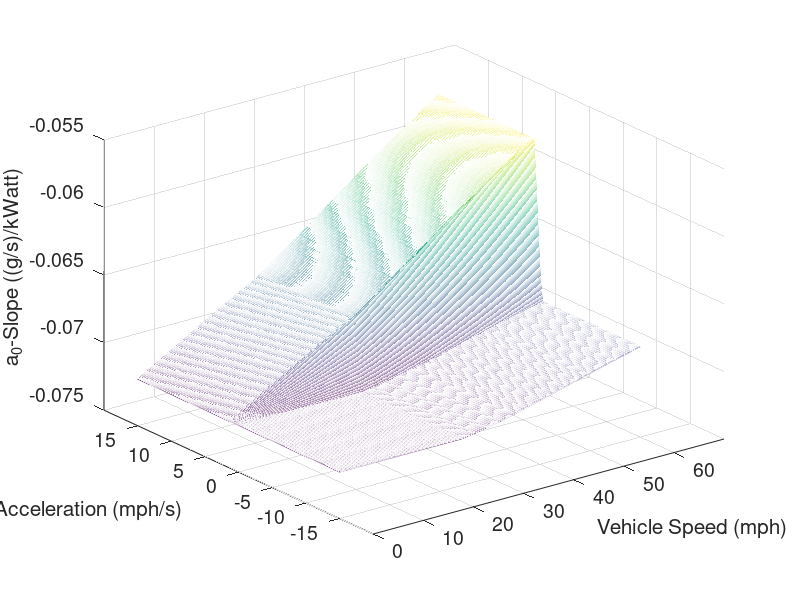
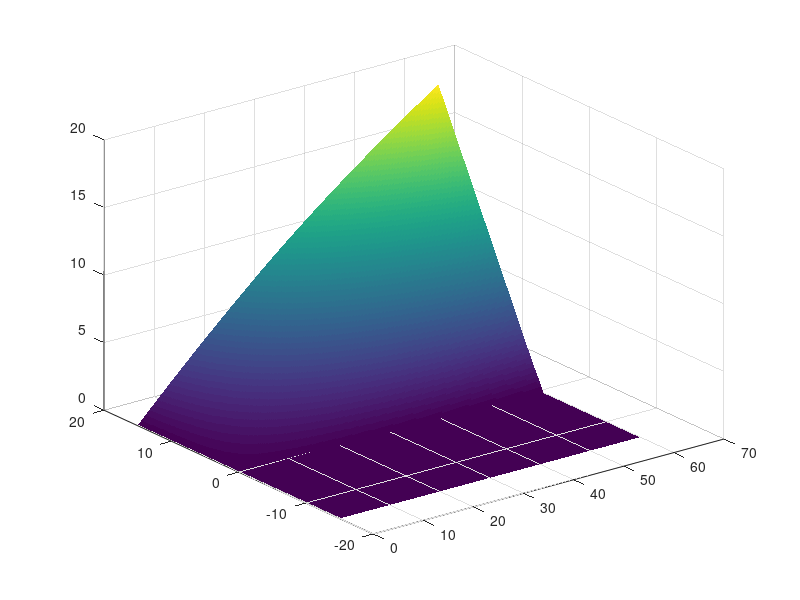

These figures' MATLAB source, in order: (Note: this script raises an error after producing the figures.)
%%
load('Lookup2.mat')
load('lookup_aobo_150623')
figure 
% aoM is multiplied by 1e3 to convert to unit of (g/s)/kWatt from
% (g/s)/Watt
mesh(WvMfig/1.61*3.6*Rtire,AvMfig/1.61*3.6*Rtire,aoMfig*1e3)

set(gca,'fontsize',14)
set(gca,'XTick',[0 10 20 30 40 50 60],'YTick',[-15 -10 -5 0 5 10 15])

xlabel('Vehicle Speed (mph)','fontsize',15)
ylabel('Vehicle Acceleration (mph/s)','fontsize',15)
zlabel('a_0-Slope ((g/s)/kWatt)','fontsize',15)
% axis([0 60 -15 15])

%%
boListFit = boList;
MIN_BO = 0;
boListFit(boListFit < MIN_BO) = MIN_BO;
x = WvMfig/1.61*3.6*Rtire;
y = AvMfig/1.61*3.6*Rtire;
z = boListFit; 
% z = aoList;
%%
deSamp = 5;
% ind = floor(linspace(1, 145, 30));
ind = floor(linspace(165, 301, 30));
% ind = 145:165;
% ind = 165:301;
xxx = x(1:deSamp:end);
yyy = y(ind); % 165:deSamp:end, 101:201, 145:163 121:181
zzz = z(ind, 1:deSamp:end);

zzzz = zzz(1, :);
%%
figure
[yy, xx] = meshgrid(x, y);   
h = surf(yy, xx, z);
set(h,'LineStyle','none')
% colormap jet

%%
wVehList = reshape(xx, [], 1);
aVehList = reshape(yy, [], 1);
a0VehList = reshape(z, [], 1);
%%
% meshgrid x y z
listNum = numel(wVehList);
zFit = [ones(listNum, 1), wVehList, aVehList, wVehList.^2, wVehList.*aVehList, ...
    aVehList.^2, wVehList.^3, wVehList.^2.*aVehList, ];
f = @(x, y) p00 + p10*x + p01*y + p20*x^2 + p11*x*y + p02*y^2 + ...
    p30*x^3 + p21*x^2*y+ p12*x*y^2 + p03*y^3 + p40*x^4 + p31*x^3*y + ...
    p22*x^2*y^2+ p13*x*y^3 + p04*y^4 + p50*x^5 + p41*x^4*y + p32*x^3*y^2+ ...
    p23*x^2*y^3 + p14*x*y^4;


sf = fit([x, y], z, 'poly22');
% plot(sf, [x, y], z)
